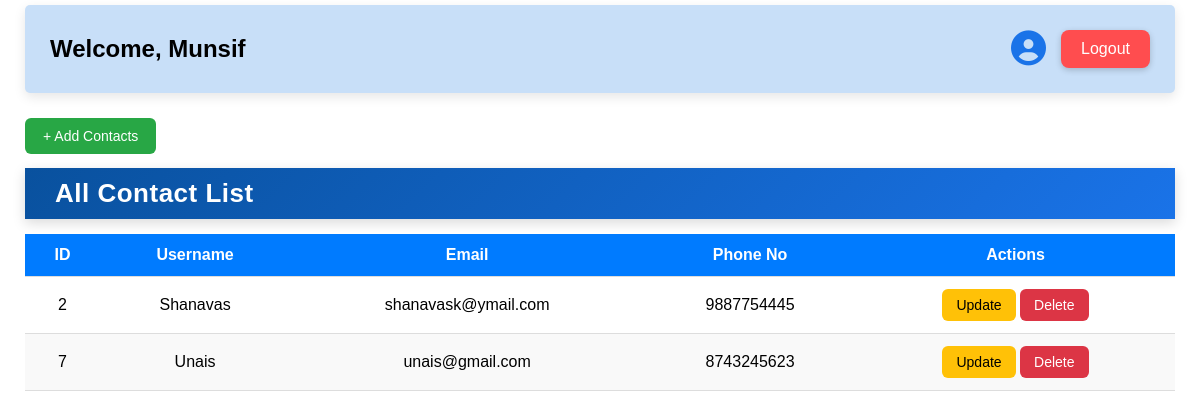
Page /User_dashboard/ (signed in) on the committed database.
### CM_app/models.py (models this page shows, shortened)
class Contact(models.Model):
    owner = models.ForeignKey(User, on_delete=models.CASCADE, related_name="contacts")
    name = models.CharField(max_length=150)
    email = models.EmailField()
    phone = models.CharField(max_length=15, blank=True, null=True)

### CM_app/views.py (the view)
# urls.py: path('User_dashboard/', views.User_dashboard, name='User_dashboard'),
@login_required
def User_dashboard(request):
    contacts = Contact.objects.filter(owner=request.user)  # only this user's contacts
    return render(request, 'user dashboard/u_dashboard.html', {'contacts': contacts})

### CM_app/templates/user dashboard/u_dashboard.html (shortened to what this page needs)
{% extends "master.html" %}
{% block content %}
<div class="container">
  <div class="user-card">
    <div class="user-card-header">
      <h2>Welcome, {{ request.user.username }}</h2>
      <div class="user-actions">
        <div class="user-card-profile" onclick="toggleUserProfilePopup()">
          <i class="fa-solid fa-user-circle"></i>
        </div>
        <a href="{% url 'logout' %}" onclick="return confirmLogout()" class="logout-btn">Logout</a>
      </div>
    </div>
    <p>
      <a href="{% url 'add_contact' %}" class="btn btn-add">+ Add Contacts</a>
    </p>
    <div class="header">
      <h1>All Contact List</h1>
    </div>
    <table>
  <thead>
    <tr>
      <th>ID</th>
      <th>Username</th>
      <th>Email</th>
      <th>Phone No</th>
      <th>Actions</th>
    </tr>
  </thead>
  <tbody>
    {% for contact in contacts %}
    <tr>
      <td>{{ contact.id }}</td>
      <td>{{ contact.name }}</td>
      <td>{{ contact.email }}</td>
      <td>{{ contact.phone }}</td>
      <td>
        <a href="{% url 'update_contact' contact.id %}" class="btn btn-update">Update</a>
        <a href="{% url 'delete_contact' contact.id %}" class="btn btn-delete"
          onclick="return confirm('Are you sure you want to delete this contact?');">Delete</a>
      </td>
    </tr>
    {% empty %}
    <tr>
      <td colspan="5" style="text-align:center; color: rgb(142, 144, 147);">
        No contacts found
      </td>
    </tr>
    {% endfor %}
  </tbody>
</table>
  </div>
  {% endblock %}

### CM_app/static/css/style.css (style rules this page uses)
body { font-family: 'Poppins', sans-serif; height: 100vh; margin: 0; display: flex; align-items: center; justify-content: center; }
p { margin-top: 15px; color: #555; font-size: 14px; }
p a { color: #2575fc; text-decoration: none; font-weight: 500; }

### CM_app/static/css/admin.css (style rules this page uses)
.btn-update, .btn-delete { display: inline-block; padding: 6px 14px; border-radius: 6px; font-size: 0.85rem; font-weight: 500; text-decoration: none; transition: all 0.25s ease; color: #fff; }
.btn-update { background-color: #f59e0b; }
.btn-delete { background-color: #ef4444; }

### CM_app/static/css/user.css (style rules this page uses)
body { font-family: 'Poppins', sans-serif; margin: 0; padding: 0; }
.container { width: 100%; min-height: 100vh; margin: 40px auto; background: #fff; padding: 25px; border-radius: 12px; box-shadow: 0 4px 10px rgba(0, 0, 0, 0.1); margin-bottom: 30px; }
.header { display: flex; justify-content: space-between; align-items: center; padding: 10px 30px; background: linear-gradient(135deg, #09519e, #1a73e8); box-shadow: 0 4px 12px rgba(0, 0, 0, 0.15); color: #fff; margin-bottom: 5px; }
.header h1 { font-size: 26px; font-weight: 600; margin: 0; letter-spacing: 0.5px; color: white; }
table { width: 100%; border-collapse: collapse; margin-top: 15px; }
th, td { text-align: center; padding: 12px; border-bottom: 1px solid #ddd; }
th { background-color: #007bff; color: white; font-weight: 600; }
tr:nth-child(even) { background-color: #f9f9f9; }
.btn { display: inline-block; padding: 8px 14px; border-radius: 6px; font-size: 14px; transition: all 0.3s ease; text-decoration: none; }
.btn-update { background-color: #ffc107; color: #000; }
.btn-delete { background-color: #dc3545; color: #fff; }
.btn-add { background-color: #28a745; color: #fff; padding: 10px 18px; margin-top: 10px; display: inline-block; }
.user-card-header { display: flex; justify-content: space-between; align-items: center; border-radius: 5px; box-shadow: 0 4px 12px rgba(0, 0, 0, 0.1); padding: 10px 25px; position: relative; background-color: #c8dff8; }
.user-actions { display: flex; align-items: center; gap: 15px; }
.user-card-profile { font-size: 35px; color: #1a73e8; cursor: pointer; transition: transform 0.2s ease, color 0.2s ease; }
.logout-btn { background-color: #ff4d4f; color: #fff; padding: 10px 20px; border-radius: 8px; font-weight: 500; text-decoration: none; transition: all 0.3s ease; box-shadow: 0 2px 6px rgba(0, 0, 0, 0.2); }
h1 { text-align: center; color: #007bff; margin-bottom: 25px; }

### rows in the picture
Contact: id "2", name "Shanavas", email "shanavask@ymail.com", phone "9887754445"
Contact: id "7", name "Unais", email "unais@gmail.com", phone "8743245623"

### other values in the picture
{{ request.user.username }} "Munsif"
